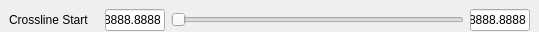
<?xml version="1.0" encoding="UTF-8"?>
<ui version="4.0">
 <class>WidgetSliderComplex</class>
 <widget class="QWidget" name="WidgetSliderComplex">
  <property name="geometry">
   <rect>
    <x>0</x>
    <y>0</y>
    <width>539</width>
    <height>32</height>
   </rect>
  </property>
  <property name="windowTitle">
   <string>Form</string>
  </property>
  <layout class="QGridLayout" name="gridLayout_2">
   <property name="leftMargin">
    <number>0</number>
   </property>
   <property name="topMargin">
    <number>0</number>
   </property>
   <property name="rightMargin">
    <number>0</number>
   </property>
   <property name="bottomMargin">
    <number>0</number>
   </property>
   <item row="0" column="0">
    <layout class="QGridLayout" name="gridLayout">
     <property name="leftMargin">
      <number>9</number>
     </property>
     <property name="topMargin">
      <number>9</number>
     </property>
     <property name="rightMargin">
      <number>9</number>
     </property>
     <item row="0" column="0">
      <widget class="QLabel" name="m_pSliderName">
       <property name="minimumSize">
        <size>
         <width>90</width>
         <height>0</height>
        </size>
       </property>
       <property name="text">
        <string>Crossline Start</string>
       </property>
      </widget>
     </item>
     <item row="0" column="1">
      <widget class="QLineEdit" name="m_pLineEdtMin">
       <property name="maximumSize">
        <size>
         <width>60</width>
         <height>16777215</height>
        </size>
       </property>
       <property name="text">
        <string>8888.8888</string>
       </property>
      </widget>
     </item>
     <item row="0" column="2">
      <widget class="CXSlider" name="m_pSlider">
       <property name="orientation">
        <enum>Qt::Horizontal</enum>
       </property>
      </widget>
     </item>
     <item row="0" column="3">
      <widget class="QLineEdit" name="m_pLineEdtMax">
       <property name="maximumSize">
        <size>
         <width>60</width>
         <height>16777215</height>
        </size>
       </property>
       <property name="text">
        <string>8888.8888</string>
       </property>
      </widget>
     </item>
    </layout>
   </item>
  </layout>
 </widget>
 <customwidgets>
  <customwidget>
   <class>CXSlider</class>
   <extends>QSlider</extends>
   <header location="global">xslider.h</header>
  </customwidget>
 </customwidgets>
 <resources/>
 <connections/>
</ui>
